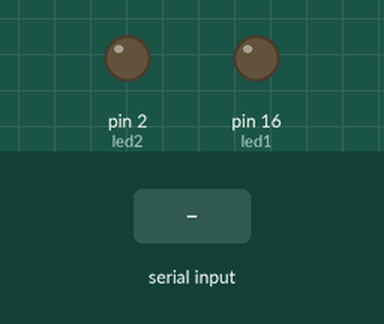
This program was run on a simulated Arduino Uno, built with avr-gcc and run on an emulated ATmega328P. Shown: output pins drawn as LEDs (lit = HIGH). The inputs (shaded band) are chosen by the test bench. What the program prints to the serial monitor is not drawn.

Above: at 1.2 s.
1.3 s: "1\n" received over Serial
At 1.6 s:
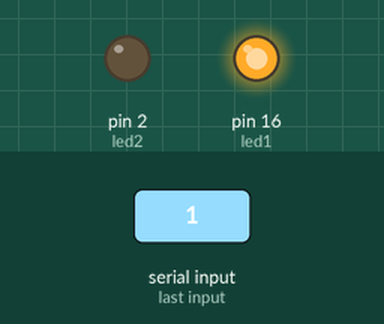
2.8 s: "2\n" received over Serial
At 3.9 s:
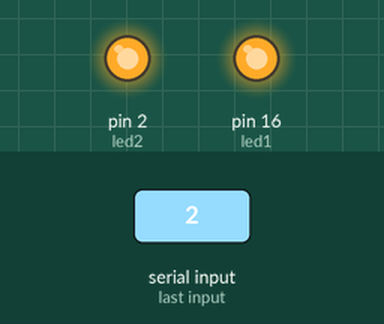
Timing chart, 0 to 5.8 s (numbered marks = the images above; inputs shaded):
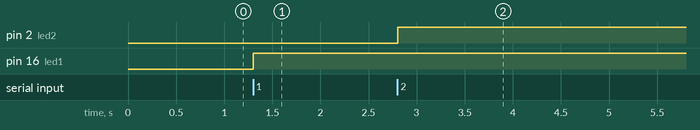

Measured:
- after the input at 1.3 s, pin 16 (led1): LOW → HIGH at once
- after the input at 2.8 s, pin 2 (led2): LOW → HIGH at once

The program:

main.cpp
```cpp
#include <Arduino.h>

// 确定引脚
int led1 = 16;
int led2 = 2;

void setup() {
  pinMode(led1, OUTPUT);
  pinMode(led2, OUTPUT);
  Serial.begin(9600);
  // 初始化
  digitalWrite(led1, LOW);
  digitalWrite(led2, LOW);
}

void loop() {
  if (Serial.available() > 0) {
    String myString = Serial.readStringUntil('\n');
    myString.trim(); // 去除换行符

    if (myString == "1") {
      // 点亮
      digitalWrite(led1, HIGH);
      Serial.println( "LED1亮");

    } else if (myString == "2") {
      digitalWrite(led2, HIGH);
      Serial.println( "LED2亮");

    } else {
      Serial.println("无效命令");
    }
  }
}
```
